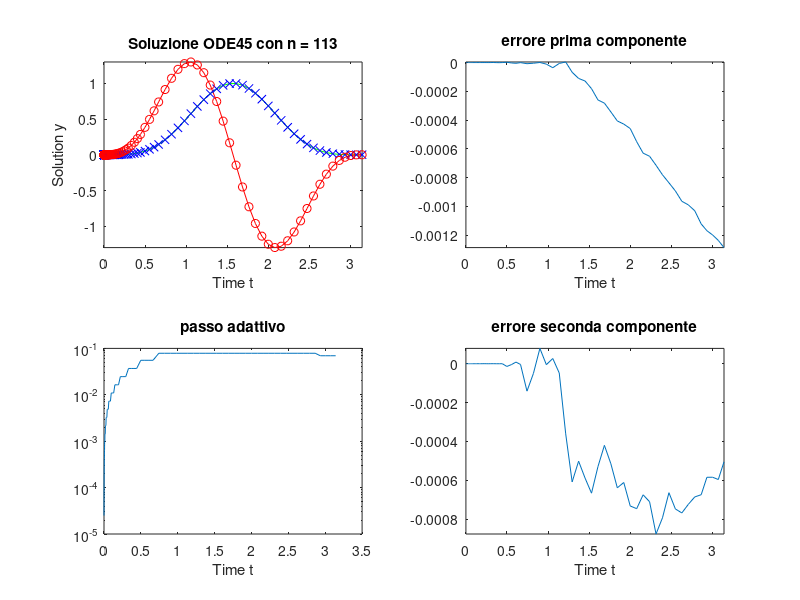

MATLAB code to generate this figure:
%% Equazione di van der pol
%% x'' - mu * (1 - x^2) * x' + x = 0
%%
%% forzante
%% f(t) = y''(1,t) - mu * (1 - y(1, t) ^ 2) + y(1, t) = 0
%%
%% le pongo uguali visto che sono entrambe uguali a zero
%% x'' - mu * (1 - x^2) * x' + x = y''(1,t) - mu * (1 - y(1, t) ^ 2) + y(1, t)
%%
%% le riscrivo come segue
%% x'' - mu * (1 - x^2) * x' + x = f(t)
%%
%% porto al secono membro
%% x'' = f(t) - mu * (1 - x^2) * x' + x
%%
%% sistema di equazioni
%% equazione del secondo ordine
%% y'' = mu * (1 - y^2) * y' - y + f
%%
%% sistema del primo ordine
%% d y(1)  / dt = y(2)
%% d y(2)  / dt = mu * (1 - y(1)^2) * y(2) - y(1) + f
%%
%% soluzione esatta (scelta arbitrariamente)
%%
%% y (t, 1)  = sin (t) .^ 4
%% y (t, 2)  = y' (t, 1) = 4 * sin (t) .^ 3 .* cos (t)
%% y'(t, 2)  = y''(t, 1) = 4 * (3 * sin (t) ^ 2 * cos (t) ^2 - sin (t) ^ 4)

clc
clear all
close all
figure
tspan = [0,pi];

x   = @(t) sin (t) .^ 4;
xp  = @(t) 4 * sin (t) .^ 3 .* cos (t);
xpp = @(t) 4 * (3 * sin (t) .^ 2 .* cos (t) .^2 - sin (t) .^ 4);
mu  = 1;
f   = @(t) xpp(t) - mu * (1 - x(t).^2) .* xp(t) + x(t);
vdp = @(t, y) [y(2); mu*(1-y(1)^2)*y(2)-y(1)+f(t)];

[t, y] = ode45 (vdp, tspan, [x(0); xp(0)], odeset ('AbsTol', 1e-4));

subplot(2,2,1)
plot (t, x(t),'g', t, xp(t),'r', t, y(:, 1), 'xb', t, y(:, 2), 'or')
title (['Soluzione ODE45 con n = ',int2str(length(t))])
xlabel('Time t');
ylabel('Solution y');
% legend('x(t)','dx(t)/dt')
axis([tspan(1) tspan(2) -inf inf])

subplot(2,2,2)
plot (t, x(t) - y(:, 1))
title ('errore prima componente')
xlabel('Time t');
axis([tspan(1) tspan(2) -inf inf])

subplot(2,2,4)
plot (t, xp(t) - y(:, 2))
title ('errore seconda componente')
xlabel('Time t');
axis([tspan(1) tspan(2) -inf inf])

subplot(2,2,3)
semilogy (t(2:end), diff (t))
title ('passo adattivo')
xlabel('Time t');
% axis([tspan(1) tspan(2) -inf inf])